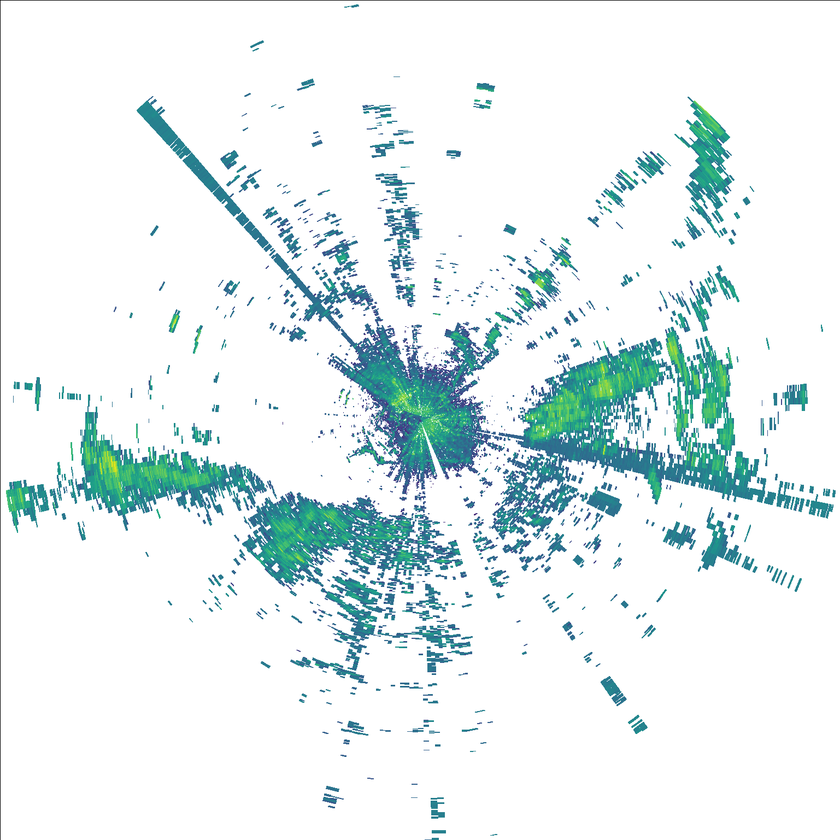
#> input picture Procedure 4/sampleradarimage.png, 840 x 840 px, shrunk from 1537 x 1537 before the run
$ jupyter execute --allow-errors 'Procedure 4.ipynb'
#> lines starting #> are read from the running program, lines starting #| are printed output that depends on the picture
Consider a sample radar image shown below.

To crop the radar image, we need three pieces of information.
1. A sample radar image.
2. A center of the radar = (Latitude = 24.3722, Longitude = 54.467).
3. Range of values = 239.5 Kilometers. (Area coverage or area covered by the radar)
4. Find the four points 2,3,4, and 5 shown in re) as shown below.

Blue dots show the region to be cropped.

Red dots show the area covered by the radar.

Green dot shows the center of the radar.

This information can be plotted using the following website.

https://mobisoftinfotech.com/tools/plot-multiple-points-on-map/

24.3722,54.467,#00FF00,marker,"X"

24.3722,56.825,red,marker,"X"

24.3722,52.109,red,marker,"X"

26.52,54.467,red,marker,"X"

22.224,54.467,red,marker,"X"

25,56,circle,marker,"X"

24,56,circle,marker,"X"

25,55,circle,marker,"X"

24,55,circle,marker,"X"

[cell 1]
import pandas as pd
import numpy as np
from PIL import Image
import os
from matplotlib import pyplot as plt
import cv2

image = Image.open('sampleradarimage.png')
#> image is the input picture: PIL image 840x840 RGB; mean R, G, B 228.5, 239.3, 239.8
numpydata = np.asarray(image)
print("Image shape: ",numpydata.shape)
#| Image shape:  (840, 840, 3)

# Find the latmin, latmax, lonmin, and lonmax from the above values.
LATmin = 52.109
LATmax = 56.825
LONmin = 22.2244
LONmax = 26.52

lat = np.linspace(LATmin, LATmax, numpydata.shape[1])
#> lat = 840 values from 52.11 to 56.83
lat = np.vstack([lat]*numpydata.shape[0])
lon = np.linspace(LONmax, LONmin, numpydata.shape[0])
lon = np.transpose([lon] *numpydata.shape[1])


x1 = lat.copy()
x2 = lat.copy()
x3 = lat.copy()
x4 = lat.copy()
xx1 = 55
xx2 =  56

x1[x1>=xx1] = 1
x2[x2<=xx2] = 1
x3[x3<xx1] = 0
x4[x4>xx2] = 0
X = np.multiply(np.multiply(np.multiply(np.multiply(x1, x2),x3),x4),lat)
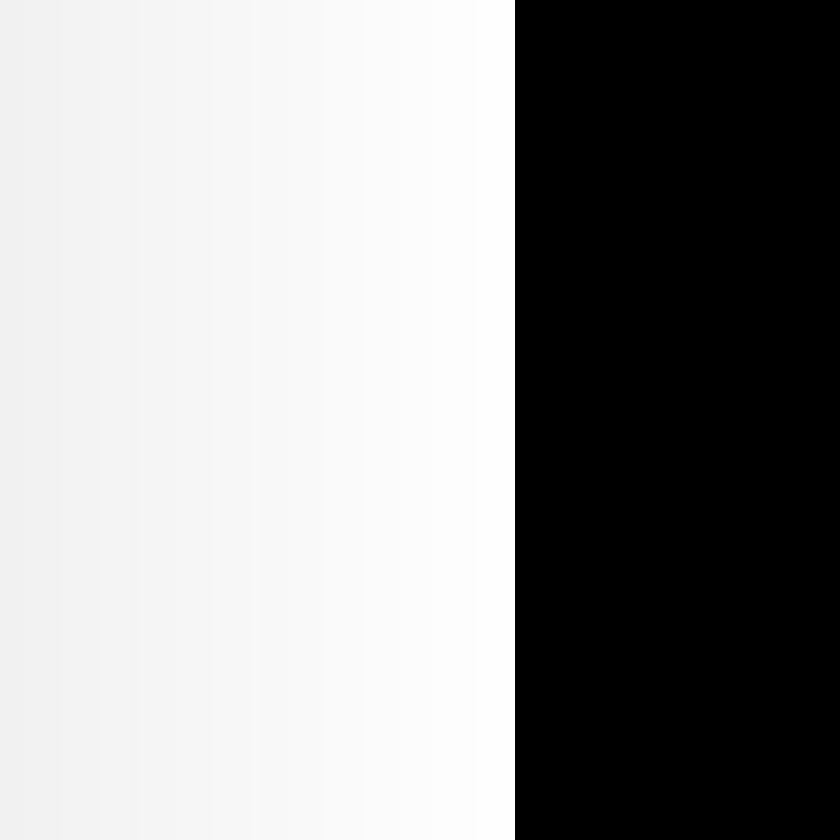
#> x1: shape (840, 840) float64; min 1, max 55, mean 33.2; drawn with min black and max white


yy1 = 24
yy2 = 25
x1 = lon.copy()
x2 = lon.copy()
x3 = lon.copy()
x4 = lon.copy()
x1[x1>=yy1] = 1
x2[x2<=yy2] = 1
x3[x3<yy1] = 0
x4[x4>yy2] = 0

Y = np.multiply(np.multiply(np.multiply(np.multiply(x1, x2),x3),x4),lat)
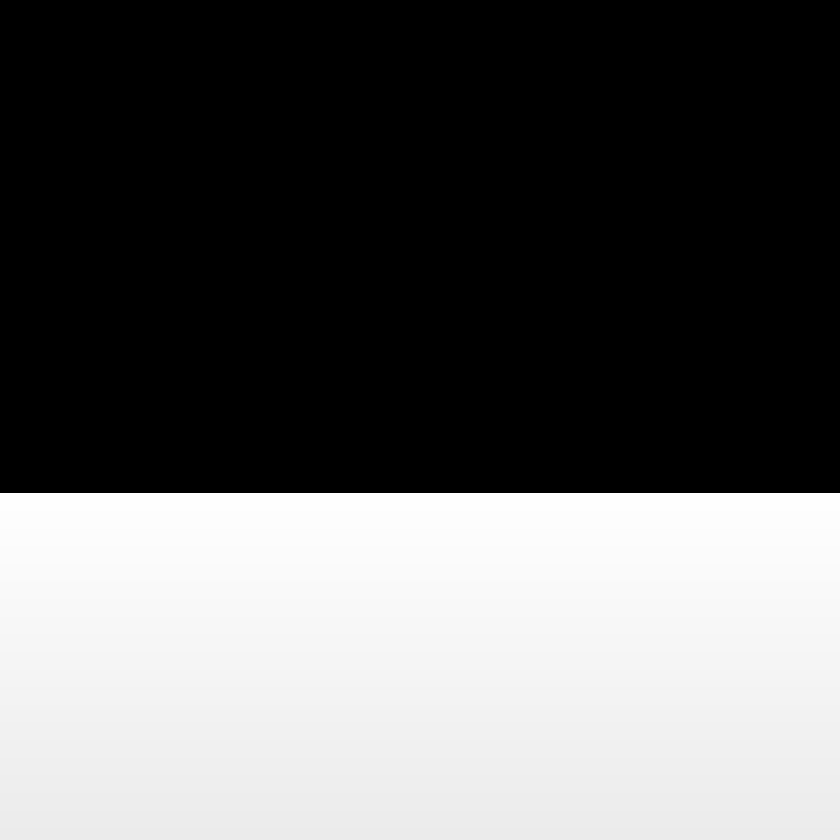
#> x1: shape (840, 840) float64; min 1, max 24, mean 10.1; drawn with min black and max white
#> (the rest of this cell did not finish here and is left out)
